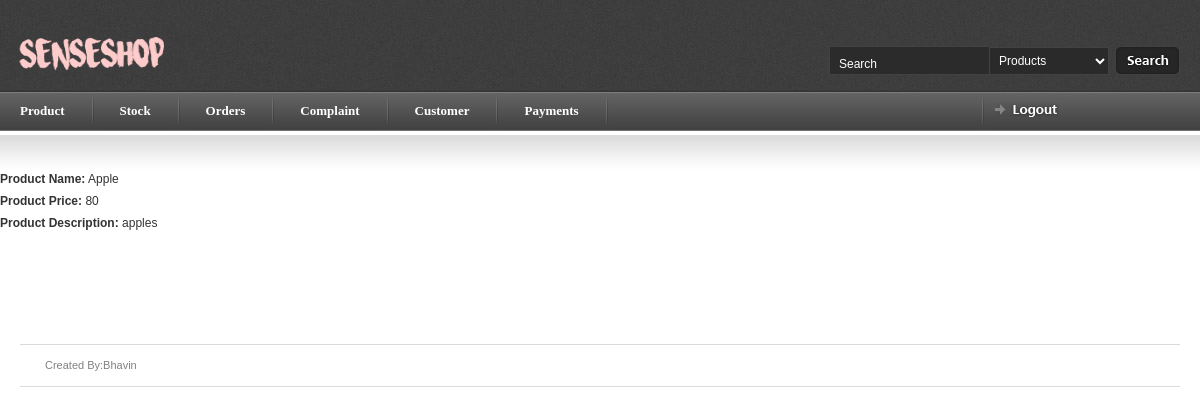
The page /myadmin/product/41/ (signed in) on the database its author committed.
### myadmin/models.py (models this page shows, shortened)
class product(models.Model):
    pro_name = models.CharField(max_length=250, unique=True)
    au_id = models.DecimalField(max_digits=20,decimal_places=0,unique=True)
    pro_price = models.DecimalField(max_digits=5, decimal_places=0)
    prodct_dec =models.CharField(max_length=1000)
    image = models.ImageField(blank = True)
    flag =models.DecimalField(max_digits=2,decimal_places=0,null=True,blank=True,default=0)

### myadmin/views.py (the view)
# urls.py: url(r'^myadmin/product/(?P<pk>[0-9]+)/$',b.ProductDetailView.as_view(),name='product_detail'),
class ProductDetailView(generic.DetailView):
    model = product
    template_name = 'detail/product_detail.html'
    context_object_name = 'product'
    def dispatch(self,request ,*args, **kwargs):
        if request.session.has_key('myadmin'):
            a = 'hello'
        else:
            return redirect('index')
        return super(ProductDetailView, self).dispatch(request,*args, **kwargs)

### myadmin/templates/detail/product_detail.html
{% load staticfiles %}
{% include 'article_start.html' %}
    <b>Product Name:</b> {{ product.pro_name }}<br>
    <b>Product Price:</b> {{ product.pro_price }}<br>
    <b>Product Description:</b> {{ product.prodct_dec }}<br>
{% include 'article_close.html' %}

### myadmin/static/css/screen.css (style rules this page uses)
* { margin: 0; padding: 0; }
html, body { height: 100%; }
body { background: #fff; color: #393939; font-family: Arial; font-size: 0px; line-height: 0; }

### rows shown on the page
product: pro_name "Apple", pro_price "80", prodct_dec "apples"
